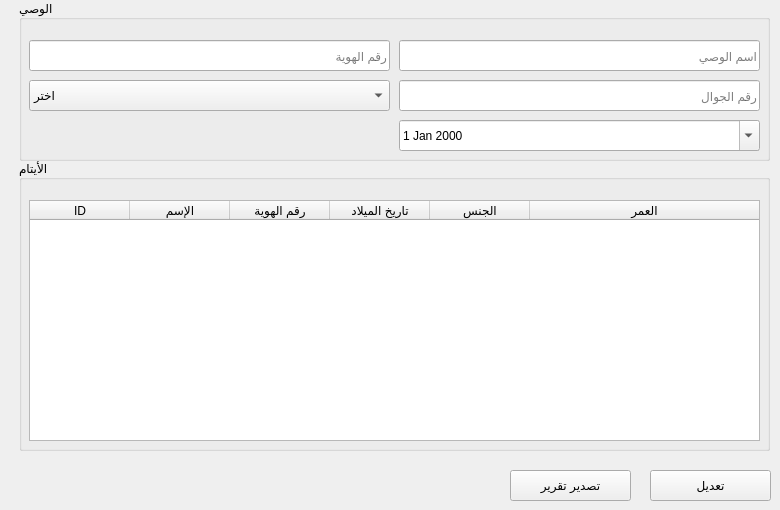
      <widget class="QWidget" name="tab_12">
       <attribute name="title">
        <string>ملف الوصي</string>
       </attribute>
       <widget class="QPushButton" name="pushButton_guardian_update">
        <property name="geometry">
         <rect>
          <x>650</x>
          <y>470</y>
          <width>121</width>
          <height>31</height>
         </rect>
        </property>
        <property name="text">
         <string>تعديل</string>
        </property>
       </widget>
       <widget class="QGroupBox" name="groupBox_8">
        <property name="geometry">
         <rect>
          <x>19</x>
          <y>0</y>
          <width>751</width>
          <height>161</height>
         </rect>
        </property>
        <property name="font">
         <font>
          <family>Segoe UI</family>
          <pointsize>9</pointsize>
         </font>
        </property>
        <property name="title">
         <string>الوصي</string>
        </property>
        <widget class="QLineEdit" name="lineEdit_guardian_name">
         <property name="enabled">
          <bool>true</bool>
         </property>
         <property name="geometry">
          <rect>
           <x>380</x>
           <y>40</y>
           <width>361</width>
           <height>31</height>
          </rect>
         </property>
         <property name="placeholderText">
          <string>اسم الوصي</string>
         </property>
        </widget>
        <widget class="QLineEdit" name="lineEdit_guardian_phone">
         <property name="enabled">
          <bool>true</bool>
         </property>
         <property name="geometry">
          <rect>
           <x>380</x>
           <y>80</y>
           <width>361</width>
           <height>31</height>
          </rect>
         </property>
         <property name="placeholderText">
          <string>رقم الجوال</string>
         </property>
        </widget>
        <widget class="QComboBox" name="comboBox_guardian_relationship">
         <property name="enabled">
          <bool>true</bool>
         </property>
         <property name="geometry">
          <rect>
           <x>10</x>
           <y>80</y>
           <width>361</width>
           <height>31</height>
          </rect>
         </property>
         <property name="toolTip">
          <string>صلة القرابة</string>
         </property>
         <item>
          <property name="text">
           <string>اختر</string>
          </property>
         </item>
         <item>
          <property name="text">
           <string>أب</string>
          </property>
         </item>
         <item>
          <property name="text">
           <string>أم</string>
          </property>
         </item>
         <item>
          <property name="text">
           <string>أخ</string>
          </property>
         </item>
         <item>
          <property name="text">
           <string>أخت</string>
          </property>
         </item>
         <item>
          <property name="text">
           <string>عم</string>
          </property>
         </item>
         <item>
          <property name="text">
           <string>عمة</string>
          </property>
         </item>
         <item>
          <property name="text">
           <string>خال</string>
          </property>
         </item>
         <item>
          <property name="text">
           <string>خالة</string>
          </property>
         </item>
        </widget>
        <widget class="QLineEdit" name="lineEdit_guardian_nid">
         <property name="enabled">
          <bool>true</bool>
         </property>
         <property name="geometry">
          <rect>
           <x>10</x>
           <y>40</y>
           <width>361</width>
           <height>31</height>
          </rect>
         </property>
         <property name="placeholderText">
          <string>رقم الهوية</string>
         </property>
        </widget>
        <widget class="QDateEdit" name="dateEdit_guardian_appointment">
         <property name="enabled">
          <bool>true</bool>
         </property>
         <property name="geometry">
          <rect>
           <x>380</x>
           <y>120</y>
           <width>361</width>
           <height>31</height>
          </rect>
         </property>
         <property name="toolTip">
          <string>تاريخ الوصاية</string>
         </property>
         <property name="calendarPopup">
          <bool>true</bool>
         </property>
        </widget>
       </widget>
       <widget class="QGroupBox" name="groupBox_9">
        <property name="geometry">
         <rect>
          <x>19</x>
          <y>160</y>
          <width>751</width>
          <height>291</height>
         </rect>
        </property>
        <property name="font">
         <font>
          <family>Segoe UI</family>
          <pointsize>9</pointsize>
         </font>
        </property>
        <property name="title">
         <string>الأيتام</string>
        </property>
        <widget class="QTableWidget" name="tableWidget_guardian_orphans">
         <property name="geometry">
          <rect>
           <x>10</x>
           <y>40</y>
           <width>731</width>
           <height>241</height>
          </rect>
         </property>
         <property name="sizeIncrement">
          <size>
           <width>0</width>
           <height>0</height>
          </size>
         </property>
         <property name="baseSize">
          <size>
           <width>0</width>
           <height>0</height>
          </size>
         </property>
         <property name="lineWidth">
          <number>1</number>
         </property>
         <property name="midLineWidth">
          <number>0</number>
         </property>
         <property name="editTriggers">
          <set>QAbstractItemView::NoEditTriggers</set>
         </property>
         <property name="rowCount">
          <number>0</number>
         </property>
         <attribute name="horizontalHeaderVisible">
          <bool>true</bool>
         </attribute>
         <attribute name="horizontalHeaderCascadingSectionResizes">
          <bool>false</bool>
         </attribute>
         <attribute name="horizontalHeaderHighlightSections">
          <bool>true</bool>
         </attribute>
         <attribute name="horizontalHeaderShowSortIndicator" stdset="0">
          <bool>false</bool>
         </attribute>
         <attribute name="horizontalHeaderStretchLastSection">
          <bool>true</bool>
         </attribute>
         <attribute name="verticalHeaderVisible">
          <bool>true</bool>
         </attribute>
         <attribute name="verticalHeaderCascadingSectionResizes">
          <bool>false</bool>
         </attribute>
         <attribute name="verticalHeaderHighlightSections">
          <bool>true</bool>
         </attribute>
         <attribute name="verticalHeaderShowSortIndicator" stdset="0">
          <bool>false</bool>
         </attribute>
         <attribute name="verticalHeaderStretchLastSection">
          <bool>false</bool>
         </attribute>
         <column>
          <property name="text">
           <string>ID</string>
          </property>
         </column>
         <column>
          <property name="text">
           <string>الإسم</string>
          </property>
         </column>
         <column>
          <property name="text">
           <string>رقم الهوية</string>
          </property>
         </column>
         <column>
          <property name="text">
           <string>تاريخ الميلاد</string>
          </property>
         </column>
         <column>
          <property name="text">
           <string>الجنس</string>
          </property>
         </column>
         <column>
          <property name="text">
           <string>العمر</string>
          </property>
         </column>
        </widget>
       </widget>
       <widget class="QPushButton" name="export_report_2">
        <property name="geometry">
         <rect>
          <x>510</x>
          <y>470</y>
          <width>121</width>
          <height>31</height>
         </rect>
        </property>
        <property name="text">
         <string>تصدير تقرير</string>
        </property>
       </widget>
      </widget>
